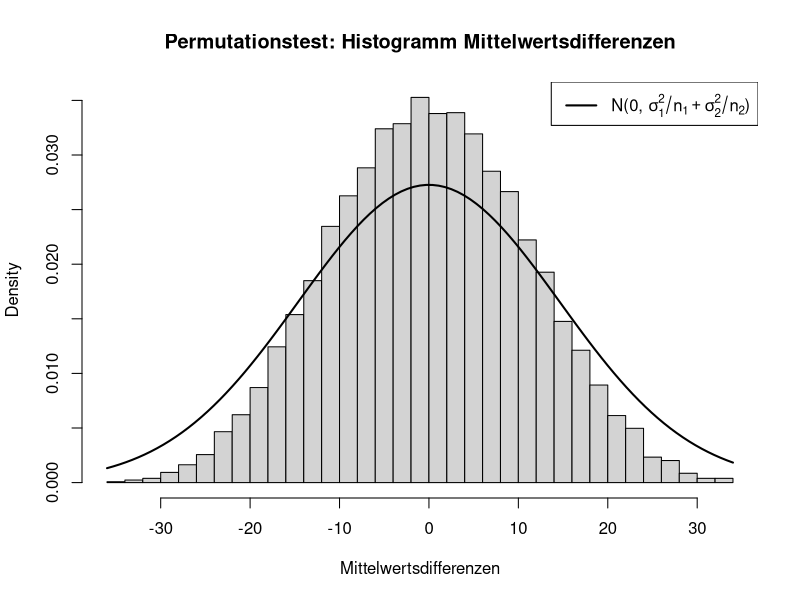
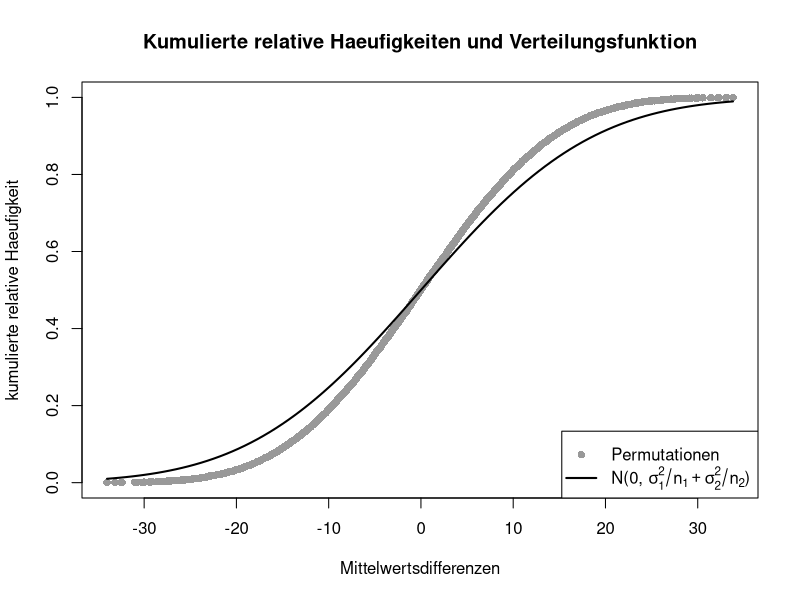

Write the R code that produced these figures, in order. (Note: this script raises an error after producing the figures.)
## ---- chunk 1
wants <- c("coin", "e1071")
has   <- wants %in% rownames(installed.packages())
if(any(!has)) install.packages(wants[!has])
## ---- chunk 2
set.seed(1.234)
Nj     <- c(7, 8)
sigma  <- 20
DVa    <- rnorm(Nj[1], 100, sigma)
DVb    <- rnorm(Nj[2], 110, sigma)
tIndDf <- data.frame(DV=c(DVa, DVb),
                     IV=factor(rep(c("A", "B"), Nj)))
## ---- chunk 3
library(coin)
oneway_test(DV ~ IV, alternative="less", distribution="exact", data=tIndDf)
## ---- chunk 4
tRes <- t.test(DV ~ IV, alternative="less", var.equal=TRUE, data=tIndDf)
tRes$p.value
## ---- chunk 5
idx   <- seq(along=tIndDf$DV)
idxA  <- combn(idx, Nj[1])
getDM <- function(x) { mean(tIndDf$DV[!(idx %in% x)]) - mean(tIndDf$DV[x]) }
resDM <- apply(idxA, 2, getDM)
diffM <- diff(tapply(tIndDf$DV, tIndDf$IV, mean))
(pVal <- sum(resDM >= diffM) / length(resDM))
## ---- chunk 6
hist(resDM, freq=FALSE, breaks="FD", xlab="Mittelwertsdifferenzen",
     main="Permutationstest: Histogramm Mittelwertsdifferenzen")
curve(dnorm(x, 0, sigma/sqrt(Nj[1]) + sigma/sqrt(Nj[2])), lwd=2, add=TRUE)
legend(x="topright", lty=1, lwd=2, legend=expression(paste("N(0, ", sigma[1]^2 / n[1] + sigma[2]^2 / n[2], ")")))
## ---- chunk 7
plot(resDM, ecdf(resDM)(resDM), col="gray60", pch=16,
     xlab="Mittelwertsdifferenzen", ylab="kumulierte relative Haeufigkeit",
     main="Kumulierte relative Haeufigkeiten und Verteilungsfunktion")
curve(pnorm(x, 0, sigma/sqrt(Nj[1]) + sigma/sqrt(Nj[2])), lwd=2, add=TRUE)
legend(x="bottomright", lty=c(NA, 1), pch=c(16, NA), lwd=c(1, 2),
       col=c("gray60", "black"),
       legend=c("Permutationen",
       expression(paste("N(0, ", sigma[1]^2 / n[1] + sigma[2]^2 / n[2], ")"))))
## ---- chunk 8
N      <- 12
id     <- factor(rep(1:N, times=2))
DVpre  <- rnorm(N, 100, 20)
DVpost <- rnorm(N, 110, 20)
tDepDf <- data.frame(DV=c(DVpre, DVpost),
                     IV=factor(rep(0:1, each=N), labels=c("pre", "post")))
## ---- chunk 9
library(coin)
oneway_test(DV ~ IV | id, alternative="less", distribution=approximate(B=9999), data=tDepDf)
## ---- chunk 10
t.test(DV ~ IV, alternative="less", paired=TRUE, data=tDepDf)$p.value
## ---- chunk 11
DVd    <- DVpre-DVpost
sgnLst <- lapply(numeric(N), function(x) { c(-1, 1) } )
sgnMat <- data.matrix(expand.grid(sgnLst))
getMD  <- function(x) { mean(abs(DVd) * x) }
resMD  <- apply(sgnMat, 1, getMD)
(pVal  <- sum(resMD <= mean(DVd)) / length(resMD))
## ---- chunk 12
Nf  <- 7
DV1 <- rbinom(Nf, size=1, prob=0.5)
DV2 <- rbinom(Nf, size=1, prob=0.5)
fisher.test(DV1, DV2, alternative="greater")$p.value
## ---- chunk 13
library(e1071)
permIdx  <- permutations(Nf)
getAgree <- function(idx) {
    sum(diag(table(DV1, DV2[idx])))
}

resAgree <- apply(permIdx, 1, getAgree)
agree12  <- sum(diag(table(DV1, DV2)))
(pVal    <- sum(resAgree >= agree12) / length(resAgree))
## ---- chunk 14
try(detach(package:e1071))
try(detach(package:class))
try(detach(package:coin))
try(detach(package:modeltools))
try(detach(package:survival))
try(detach(package:mvtnorm))
try(detach(package:splines))
try(detach(package:stats4))
